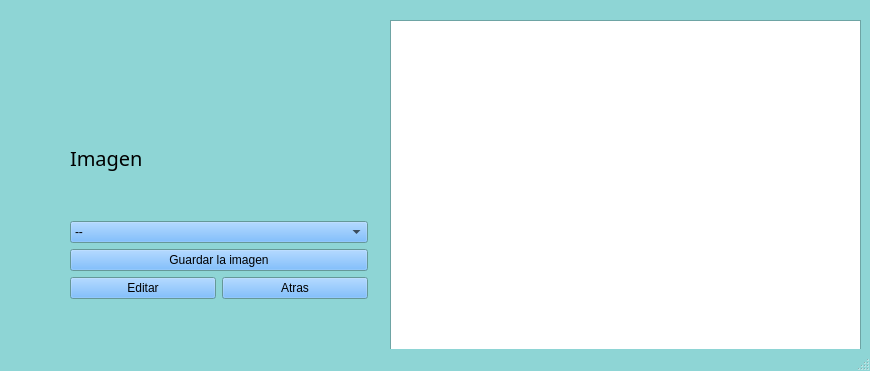
<?xml version="1.0" encoding="UTF-8"?>
<ui version="4.0">
 <class>MainWindow</class>
 <widget class="QMainWindow" name="MainWindow">
  <property name="geometry">
   <rect>
    <x>0</x>
    <y>0</y>
    <width>870</width>
    <height>371</height>
   </rect>
  </property>
  <property name="palette">
   <palette>
    <active>
     <colorrole role="Button">
      <brush brushstyle="SolidPattern">
       <color alpha="255">
        <red>85</red>
        <green>170</green>
        <blue>255</blue>
       </color>
      </brush>
     </colorrole>
     <colorrole role="Base">
      <brush brushstyle="SolidPattern">
       <color alpha="255">
        <red>255</red>
        <green>255</green>
        <blue>255</blue>
       </color>
      </brush>
     </colorrole>
     <colorrole role="Window">
      <brush brushstyle="SolidPattern">
       <color alpha="255">
        <red>142</red>
        <green>213</green>
        <blue>213</blue>
       </color>
      </brush>
     </colorrole>
    </active>
    <inactive>
     <colorrole role="Button">
      <brush brushstyle="SolidPattern">
       <color alpha="255">
        <red>85</red>
        <green>170</green>
        <blue>255</blue>
       </color>
      </brush>
     </colorrole>
     <colorrole role="Base">
      <brush brushstyle="SolidPattern">
       <color alpha="255">
        <red>255</red>
        <green>255</green>
        <blue>255</blue>
       </color>
      </brush>
     </colorrole>
     <colorrole role="Window">
      <brush brushstyle="SolidPattern">
       <color alpha="255">
        <red>142</red>
        <green>213</green>
        <blue>213</blue>
       </color>
      </brush>
     </colorrole>
    </inactive>
    <disabled>
     <colorrole role="Button">
      <brush brushstyle="SolidPattern">
       <color alpha="255">
        <red>85</red>
        <green>170</green>
        <blue>255</blue>
       </color>
      </brush>
     </colorrole>
     <colorrole role="Base">
      <brush brushstyle="SolidPattern">
       <color alpha="255">
        <red>142</red>
        <green>213</green>
        <blue>213</blue>
       </color>
      </brush>
     </colorrole>
     <colorrole role="Window">
      <brush brushstyle="SolidPattern">
       <color alpha="255">
        <red>142</red>
        <green>213</green>
        <blue>213</blue>
       </color>
      </brush>
     </colorrole>
    </disabled>
   </palette>
  </property>
  <property name="windowTitle">
   <string>MainWindow</string>
  </property>
  <widget class="QWidget" name="centralwidget">
   <widget class="QGraphicsView" name="cuadro_grafico">
    <property name="geometry">
     <rect>
      <x>390</x>
      <y>20</y>
      <width>471</width>
      <height>331</height>
     </rect>
    </property>
   </widget>
   <widget class="QWidget" name="verticalLayoutWidget">
    <property name="geometry">
     <rect>
      <x>70</x>
      <y>100</y>
      <width>298</width>
      <height>199</height>
     </rect>
    </property>
    <layout class="QVBoxLayout" name="verticalLayout">
     <item>
      <widget class="QLabel" name="Tipo">
       <property name="font">
        <font>
         <family>Agency FB</family>
         <pointsize>15</pointsize>
        </font>
       </property>
       <property name="text">
        <string>Imagen</string>
       </property>
      </widget>
     </item>
     <item>
      <widget class="QComboBox" name="tipo_grafica">
       <item>
        <property name="text">
         <string>--</string>
        </property>
       </item>
       <item>
        <property name="text">
         <string>Canal B</string>
        </property>
       </item>
       <item>
        <property name="text">
         <string>Canal G</string>
        </property>
       </item>
       <item>
        <property name="text">
         <string>Canal R</string>
        </property>
       </item>
      </widget>
     </item>
     <item>
      <widget class="QPushButton" name="guardar">
       <property name="text">
        <string>Guardar la imagen</string>
       </property>
      </widget>
     </item>
     <item>
      <layout class="QHBoxLayout" name="horizontalLayout">
       <item>
        <widget class="QPushButton" name="boton_graficar">
         <property name="text">
          <string>Editar</string>
         </property>
        </widget>
       </item>
       <item>
        <widget class="QPushButton" name="atras">
         <property name="text">
          <string>Atras</string>
         </property>
        </widget>
       </item>
      </layout>
     </item>
    </layout>
   </widget>
  </widget>
  <widget class="QStatusBar" name="statusbar"/>
 </widget>
 <resources/>
 <connections/>
</ui>
